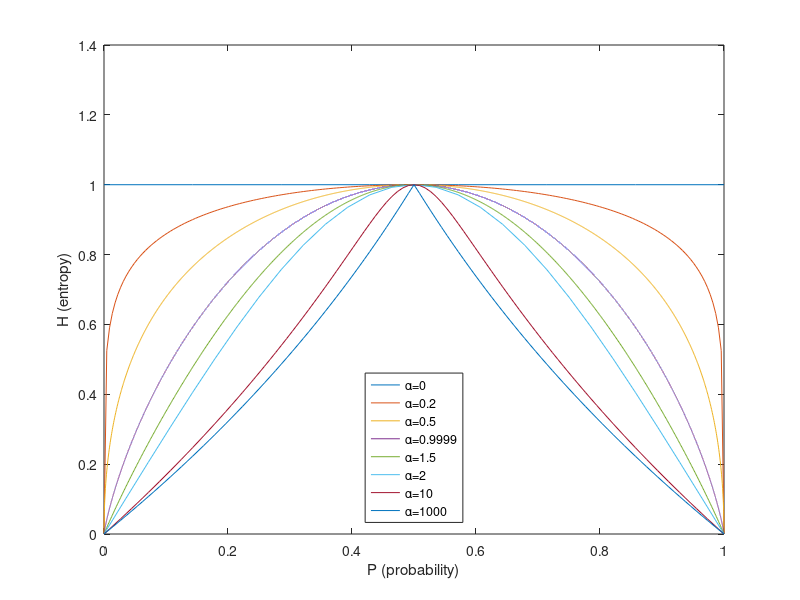

Recreate this plot in MATLAB.
fplot(@(p) 1/(1-0)*log2(p^0 + (1-p)^0), [0,1])
hold on
fplot(@(p) 1/(1-0.2)*log2(p^0.2 + (1-p)^0.2), [0,1])
hold on
fplot(@(p) 1/(1-0.5)*log2(p^0.5 + (1-p)^0.5), [0,1])
hold on
fplot(@(p) 1/(1-0.9999)*log2(p^0.9999 + (1-p)^0.9999), [0,1])
hold on
fplot(@(p) 1/(1-1.5)*log2(p^1.5 + (1-p)^1.5), [0,1])
hold on
fplot(@(p) 1/(1-2)*log2(p^2 + (1-p)^2), [0,1])
hold on
fplot(@(p) 1/(1-10)*log2(p^10 + (1-p)^10), [0,1])
hold on
fplot(@(p) 1/(1-1000)*log2(p^1000 + (1-p)^1000), [0,1])
legend({'α=0','α=0.2', 'α=0.5', 'α=0.9999', 'α=1.5', 'α=2', 'α=10', 'α=1000'} ...
    ,'Location','south')
xlabel('P (probability)') 
ylabel('H (entropy)') 
hold off
